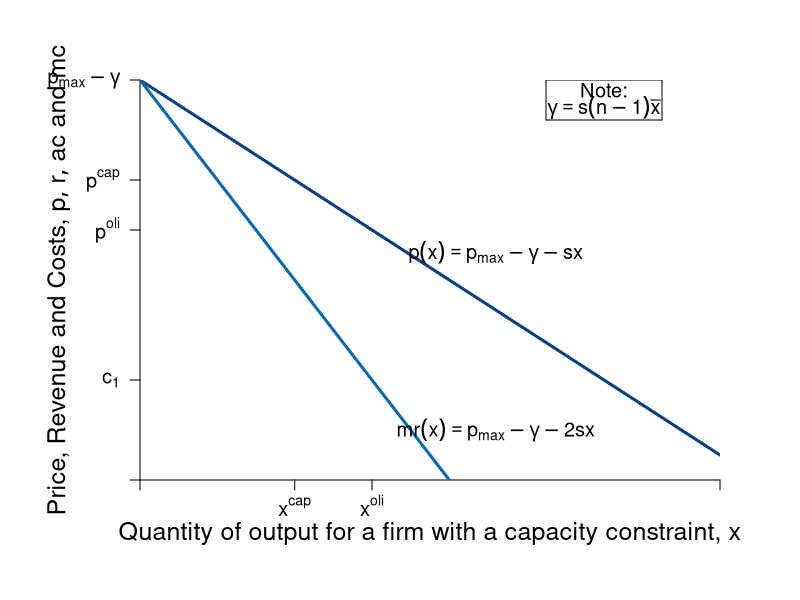

Write R code to recreate this figure.
#Graph Designer: Simon Halliday + Scott Cohn
#Authors: Bowles and Halliday
#Title: Coordination, Conflict and Competition: A Text in Microeconomics

require(shape)
pdf(file = "competitionmarkets/cournot_cap/cournot_cap_1.pdf", width = 9, height = 7)

#Set parameters for graphics
axislabelsize <- 1.5
labelsize <- 1.2
graphlinewidth <- 3
segmentlinewidth <- 2

COL <- c("#7fc97f", "#beaed4", "#fdc086", "#ffff99", "#386cb0", "#f0027f", "#bf5b17", "#666666")
COLA <- c("#e0f3db", "#99d8c9","#66c2a4","#41ae76", "#238b45", "#005824")
COLB <- c("#c6dbef", "#4eb3d3", "#2b8cbe", "#0868ac","#084081")
COLC <- c("#fcfbfd", "#efedf5", "#dadaeb", "#bcbddc", "#9e9ac8", "#807dba", "#6a51a3", "#54278f", "#3f007d")

#Edited the margins to cater for the larger LHS labels
par(mar =  c(6, 7, 4, 4))

AvgRevenue <- function(x, s = 0.5, pmax = 20, c1 = 2, n = 5, xbar = 6){
  pmax -s*(n-1)*xbar -s*x
}

MRevenue <- function(x,  s = 0.5, pmax = 20, c1 = 2, n = 5,  xbar = 6){
  pmax - s*(n-1)*xbar -2*s*x
}

AvgCost <- function(x, c0 = 2, c1 = 2){
  c0/x + c1
}

xlims <- c(0, 15)
ylims <- c(0, 8)

npts <- 501 
x <- seq(xlims[1], xlims[2], length.out = npts)
y <- seq(ylims[1], ylims[2], length.out = npts) 
a <- c(13, 16.75, 19.25)

plot(0, 0, xlim = xlims, ylim = ylims, type = "n",
     xlab = expression(paste("")),
     ylab = expression(paste("")), 
     xaxt = "n", 
     yaxt = "n", 
     cex.lab = axislabelsize, 
     bty = "n",
     xaxs="i", 
     yaxs="i")

ticksy <- c(0, 2, AvgRevenue(x = 6), AvgRevenue(x = 4), ylims[2])
ylabels <- c(NA, expression(paste(c[1])), expression(paste(p^{oli})), expression(paste(p^{cap})), expression(paste(p[max] - gamma)))
ticksx <- c(0, 4, 6,  xlims[2])
xlabels <- c(NA, expression(paste(x^{cap})), expression(paste(x^{oli})), NA)

axis(1, at = ticksx, pos = 0, labels = xlabels, cex.axis = labelsize)
axis(2, at = ticksy, pos = 0, labels = ylabels, las = 1, cex.axis = labelsize)

npts <- 500 
xx1 <- seq(xlims[1], xlims[2], length.out = npts)
xx3 <- seq(2, 6, length.out = npts)

#Draw the polygon for profit
# xpoly1 <- c(0, 4, 4, 0, 0)
# ypoly1 <- c(2, 2, AvgRevenue(x = 4), AvgRevenue(x = 4), 2)
# polygon(x = xpoly1, y = ypoly1, col=COLA[1], density=NULL, border = NA)

#Draw the polygon for costs
# xpoly2 <- c(0, 4, 4, 0, 0)
# ypoly2 <- c(0, 0, 2, 2, 2)
# polygon(x = xpoly2, y = ypoly2, col=COLB[1], density=NULL, border = NA)


lines(xx1, AvgRevenue(xx1), col = COLB[5], lwd = graphlinewidth)
lines(xx1, MRevenue(xx1), col = COLB[4], lwd = graphlinewidth)

#Label the axes
mtext(expression(paste("Quantity of output for a firm with a capacity constraint, ", x)), side=1, line = 2.5, cex = axislabelsize)
text(-2.1, 0.5*ylims[2], expression(paste("Price, Revenue and Costs, ", list(p, r, ac), " and ", mc)), xpd = TRUE, cex = axislabelsize, srt = 90) 

# text(8.6, 2.3, expression(paste(ac(x) == mc(x))), cex = labelsize)
text(9.2, 4.55, expression(paste(p(x) == p[max] - gamma - s*x)), cex = labelsize)
text(9.2, 1, expression(paste(mr(x) == p[max] - gamma - 2*s*x)), cex = labelsize)

#Labels cost and profit areas
# text(2, 1, expression("Total Costs"), cex = labelsize)
# text(2, 3.5, expression("Profit"), cex = labelsize)

#Draw segments for total costs
# segments(0, AvgRevenue(x = 4), 4, AvgRevenue(x = 4), lty = 2, col = "gray" , lwd = segmentlinewidth)
# segments(0, AvgRevenue(x = 6), 6, AvgRevenue(x = 6), lty = 2, col = "gray" , lwd = segmentlinewidth)
# segments(6, 0, 6, AvgRevenue(x = 6), lty = 2, col = "gray" , lwd = segmentlinewidth)
# segments(0, 2, xlims[2], 2, lty = 1, col = COL[1] , lwd = graphlinewidth)

#Segment for capacity constraint
# segments(4, 0, 4, ylims[2], lty = 1, col = COLC[7] , lwd = graphlinewidth)

#Label Points for comparison
# points(6, MRevenue(x = 6), pch = 16, col = "black", cex = 1.5)
# text(5.7, MRevenue(x = 6) - 0.2, expression(i), cex = labelsize)
# 
# points(6, AvgRevenue(x = 6), pch = 16, col = "black", cex = 1.5)
# text(6.3, AvgRevenue(x = 6) + 0.2, expression(h), cex = labelsize)
# 
# points(4, AvgRevenue(x = 4), pch = 16, col = "black", cex = 1.5)
# text(4.3, AvgRevenue(x = 4) + 0.2, expression(f), cex = labelsize)
# 
# points(4, 2, pch = 16, col = "black", cex = 1.5)
# text(3.7, 2 - 0.2, expression(g), cex = labelsize)

text(12, 7.8, expression(paste("Note:")), cex = labelsize)
text(12, 7.45, expression(paste(gamma == s*(n-1)*bar(x))), cex = labelsize)
segments(10.5, 7.2, 13.5, 7.2, lty = 1, col = "black" , lwd = 1)
segments(10.5, 8, 13.5, 8, lty = 1, col = "black" , lwd = 1)
segments(10.5, 7.2, 10.5, 8, lty = 1, col = "black" , lwd = 1)
segments(13.5, 7.2, 13.5, 8, lty = 1, col = "black" , lwd = 1)

# text(6.1, 7.8, expression(paste("Capacity Constraint")), cex = labelsize)
# text(6, 7.5, expression(paste("binds the firm;")), cex = labelsize)
# text(6.1, 7.2, expression(paste("it produces ", x^{cap} < x^{oli})), cex = labelsize)

dev.off()
